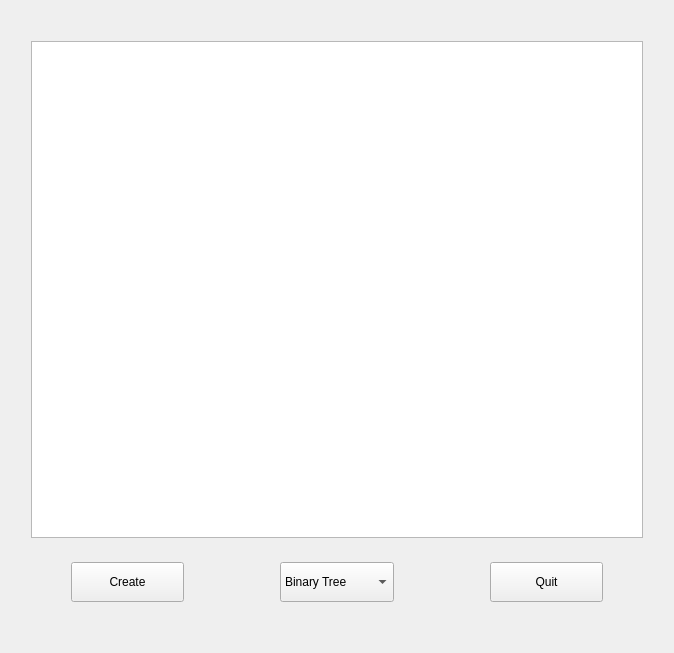
<?xml version="1.0" encoding="UTF-8"?>
<ui version="4.0">
 <class>MazeWidget</class>
 <widget class="QWidget" name="MazeWidget">
  <property name="geometry">
   <rect>
    <x>0</x>
    <y>0</y>
    <width>674</width>
    <height>653</height>
   </rect>
  </property>
  <property name="windowTitle">
   <string>MazeRunner</string>
  </property>
  <property name="autoFillBackground">
   <bool>false</bool>
  </property>
  <property name="styleSheet">
   <string notr="true"/>
  </property>
  <layout class="QGridLayout" name="gridLayout">
   <item row="0" column="1">
    <spacer name="verticalSpacer_3">
     <property name="orientation">
      <enum>Qt::Vertical</enum>
     </property>
     <property name="sizeType">
      <enum>QSizePolicy::Fixed</enum>
     </property>
     <property name="sizeHint" stdset="0">
      <size>
       <width>20</width>
       <height>30</height>
      </size>
     </property>
    </spacer>
   </item>
   <item row="1" column="0">
    <spacer name="horizontalSpacer_6">
     <property name="orientation">
      <enum>Qt::Horizontal</enum>
     </property>
     <property name="sizeType">
      <enum>QSizePolicy::Minimum</enum>
     </property>
     <property name="sizeHint" stdset="0">
      <size>
       <width>20</width>
       <height>20</height>
      </size>
     </property>
    </spacer>
   </item>
   <item row="1" column="1" rowspan="2">
    <layout class="QVBoxLayout" name="verticalLayout">
     <item>
      <widget class="QGraphicsView" name="GraphicsView">
       <property name="minimumSize">
        <size>
         <width>200</width>
         <height>200</height>
        </size>
       </property>
      </widget>
     </item>
     <item>
      <spacer name="verticalSpacer">
       <property name="orientation">
        <enum>Qt::Vertical</enum>
       </property>
       <property name="sizeType">
        <enum>QSizePolicy::Fixed</enum>
       </property>
       <property name="sizeHint" stdset="0">
        <size>
         <width>20</width>
         <height>18</height>
        </size>
       </property>
      </spacer>
     </item>
     <item>
      <layout class="QHBoxLayout" name="horizontalLayout">
       <item>
        <spacer name="horizontalSpacer_3">
         <property name="orientation">
          <enum>Qt::Horizontal</enum>
         </property>
         <property name="sizeType">
          <enum>QSizePolicy::Fixed</enum>
         </property>
         <property name="sizeHint" stdset="0">
          <size>
           <width>40</width>
           <height>20</height>
          </size>
         </property>
        </spacer>
       </item>
       <item>
        <widget class="QPushButton" name="CreatePB">
         <property name="minimumSize">
          <size>
           <width>0</width>
           <height>40</height>
          </size>
         </property>
         <property name="styleSheet">
          <string notr="true"/>
         </property>
         <property name="text">
          <string>Create</string>
         </property>
        </widget>
       </item>
       <item>
        <spacer name="horizontalSpacer">
         <property name="orientation">
          <enum>Qt::Horizontal</enum>
         </property>
         <property name="sizeType">
          <enum>QSizePolicy::Fixed</enum>
         </property>
         <property name="sizeHint" stdset="0">
          <size>
           <width>90</width>
           <height>20</height>
          </size>
         </property>
        </spacer>
       </item>
       <item>
        <widget class="QComboBox" name="AlgorithmCB">
         <property name="minimumSize">
          <size>
           <width>70</width>
           <height>40</height>
          </size>
         </property>
         <item>
          <property name="text">
           <string>Binary Tree</string>
          </property>
         </item>
         <item>
          <property name="text">
           <string>Side Winder</string>
          </property>
         </item>
        </widget>
       </item>
       <item>
        <spacer name="horizontalSpacer_2">
         <property name="orientation">
          <enum>Qt::Horizontal</enum>
         </property>
         <property name="sizeType">
          <enum>QSizePolicy::Fixed</enum>
         </property>
         <property name="sizeHint" stdset="0">
          <size>
           <width>90</width>
           <height>23</height>
          </size>
         </property>
        </spacer>
       </item>
       <item>
        <widget class="QPushButton" name="QuitPB">
         <property name="minimumSize">
          <size>
           <width>0</width>
           <height>40</height>
          </size>
         </property>
         <property name="text">
          <string>Quit</string>
         </property>
        </widget>
       </item>
       <item>
        <spacer name="horizontalSpacer_4">
         <property name="orientation">
          <enum>Qt::Horizontal</enum>
         </property>
         <property name="sizeType">
          <enum>QSizePolicy::Fixed</enum>
         </property>
         <property name="sizeHint" stdset="0">
          <size>
           <width>40</width>
           <height>20</height>
          </size>
         </property>
        </spacer>
       </item>
      </layout>
     </item>
     <item>
      <spacer name="verticalSpacer_2">
       <property name="orientation">
        <enum>Qt::Vertical</enum>
       </property>
       <property name="sizeType">
        <enum>QSizePolicy::Fixed</enum>
       </property>
       <property name="sizeHint" stdset="0">
        <size>
         <width>20</width>
         <height>40</height>
        </size>
       </property>
      </spacer>
     </item>
    </layout>
   </item>
   <item row="2" column="2">
    <spacer name="horizontalSpacer_5">
     <property name="orientation">
      <enum>Qt::Horizontal</enum>
     </property>
     <property name="sizeType">
      <enum>QSizePolicy::Minimum</enum>
     </property>
     <property name="sizeHint" stdset="0">
      <size>
       <width>20</width>
       <height>20</height>
      </size>
     </property>
    </spacer>
   </item>
  </layout>
  <zorder>verticalSpacer_3</zorder>
  <zorder>horizontalSpacer_5</zorder>
  <zorder>horizontalSpacer_6</zorder>
 </widget>
 <layoutdefault spacing="6" margin="11"/>
 <resources/>
 <connections>
  <connection>
   <sender>QuitPB</sender>
   <signal>clicked()</signal>
   <receiver>MazeWidget</receiver>
   <slot>close()</slot>
   <hints>
    <hint type="sourcelabel">
     <x>910</x>
     <y>778</y>
    </hint>
    <hint type="destinationlabel">
     <x>804</x>
     <y>770</y>
    </hint>
   </hints>
  </connection>
 </connections>
</ui>
